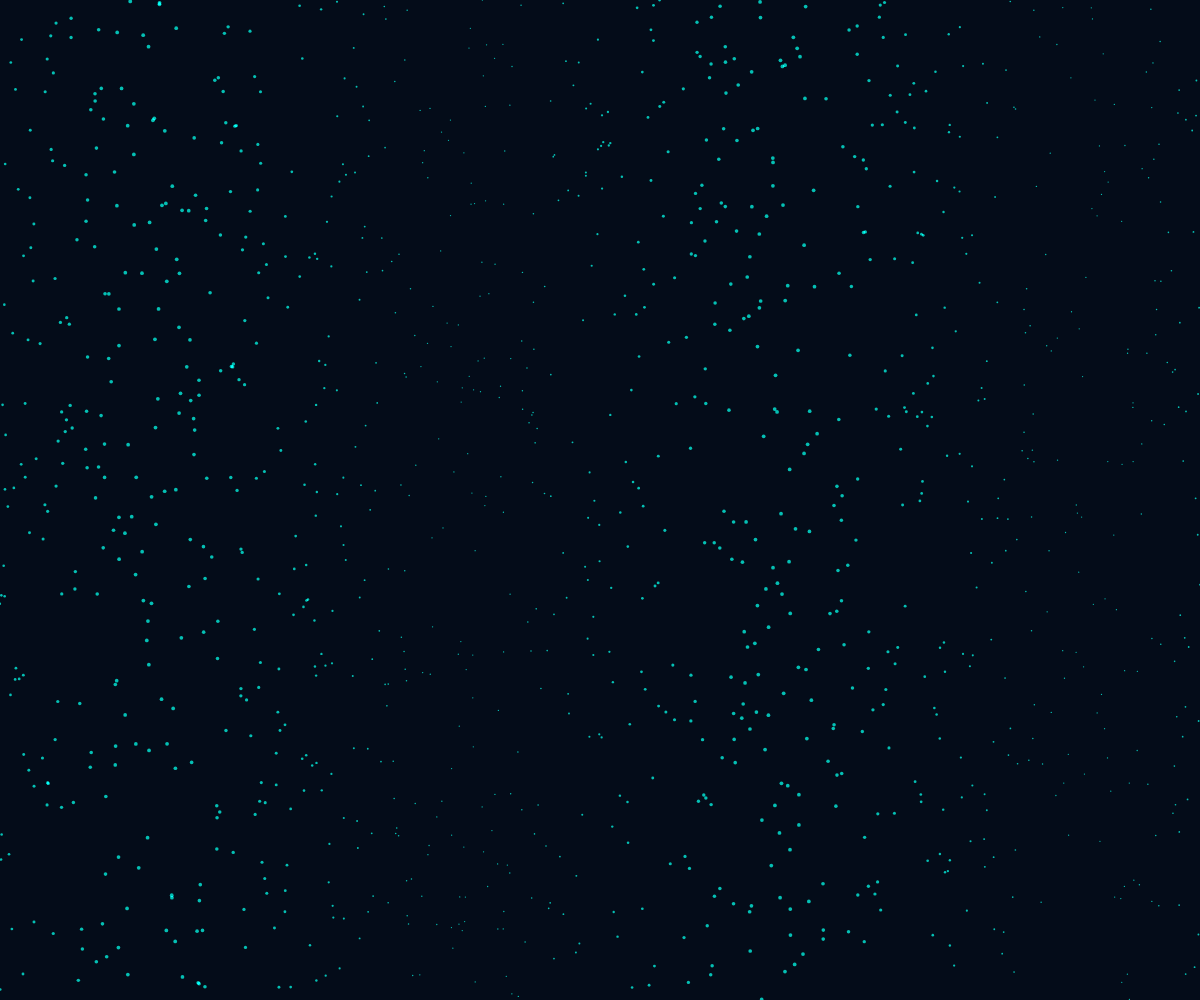
Frame 1 (no input)
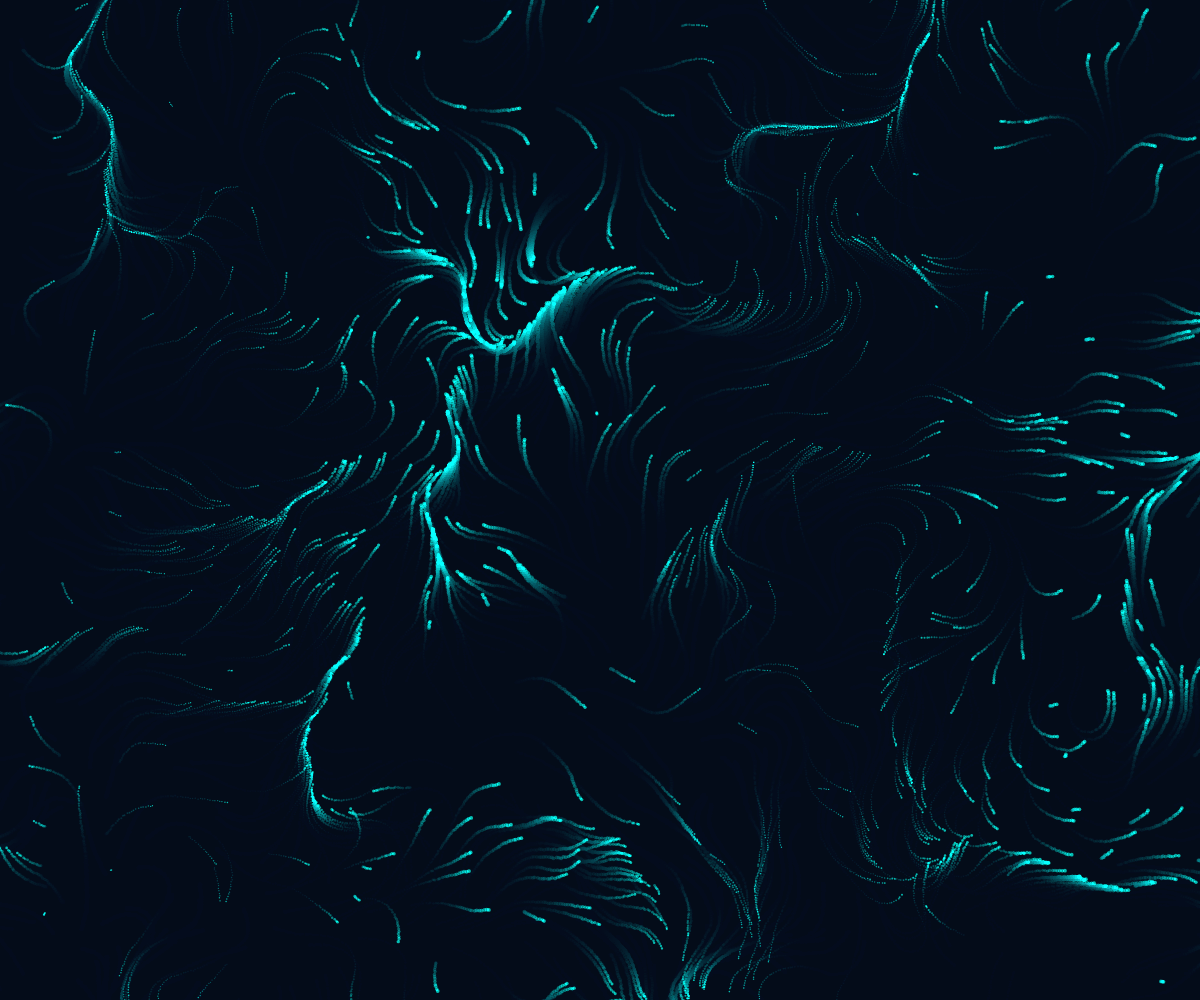
Frame 60 (no input)
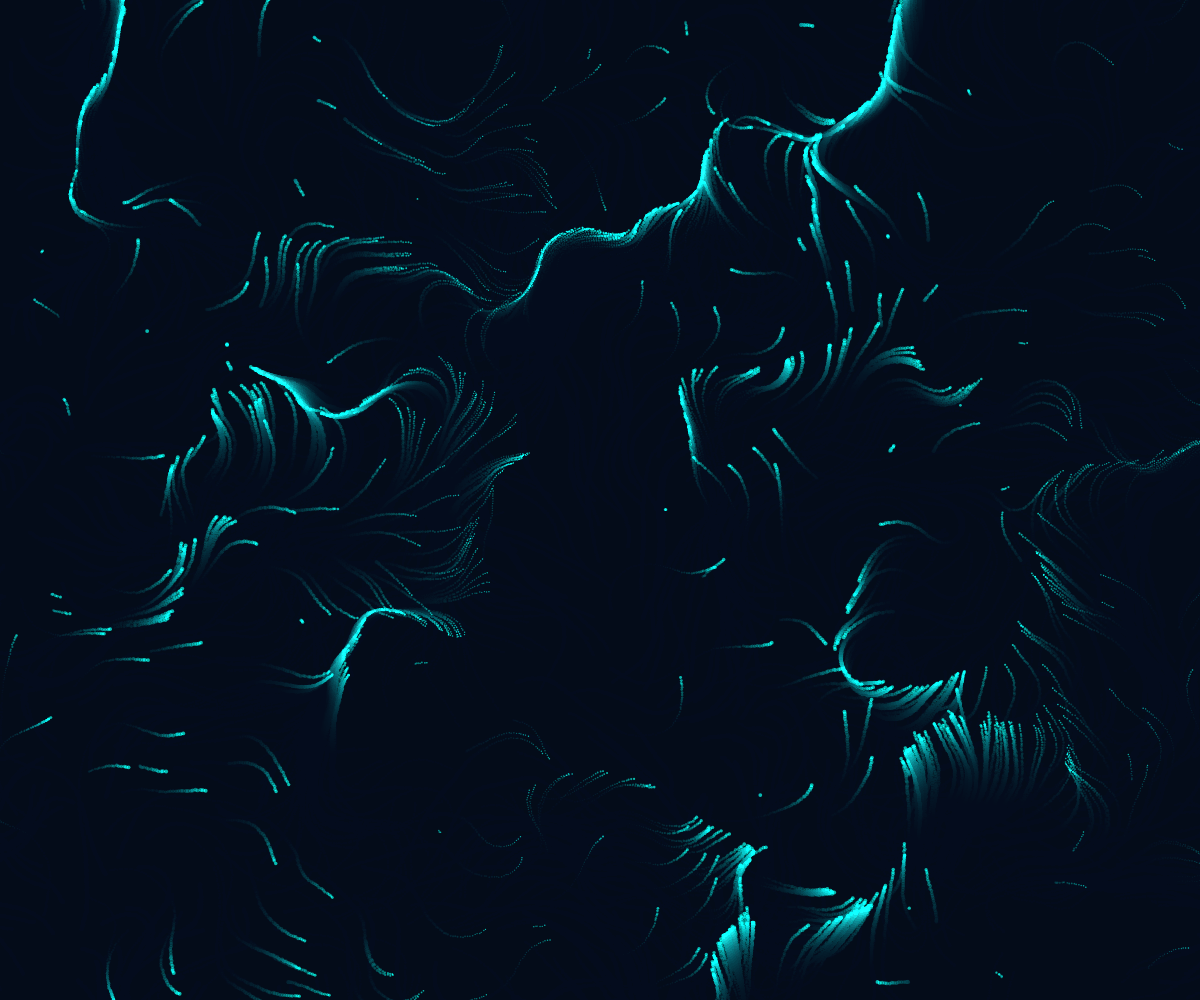
Frame 120 (the mouse pressed at the canvas centre since frame 60)

The p5.js sketch that drew these frames (run headless with seeded random() and noise() and a simulated clock; from frame 60 on, the mouse is pressed at the canvas centre):

// p5.js sketch
// ── sketch.js
let simulation;
let startTime;
let flowfield;
const MAX_PARTICLES = 1200; // Optimized count
const CYCLE_DURATION = 60; // 한 사이클 당 시간(초)

function setup() {
    createCanvas(windowWidth, windowHeight);
    colorMode(RGB, 255);
    background(5, 12, 25);

    simulation = new AgingSimulation(MAX_PARTICLES, width, height);
    flowfield = new FlowField();
    startTime = millis();
}

function draw() {
    // Trail effect
    blendMode(BLEND);
    fill(5, 12, 25, 30);
    noStroke();
    rect(0, 0, width, height);

    // Calculate Age Factor (0.0 to 1.0) based on time
    let elapsed = (millis() - startTime) / 1000;
    let t = (elapsed % CYCLE_DURATION) / CYCLE_DURATION;

    // Additive blending for glow
    blendMode(ADD);

    simulation.run(t, flowfield);

    // Optional: Debug info
    // blendMode(BLEND);
    // fill(255);
    // text("Age: " + nf(t, 1, 2), 10, 20);
}

function windowResized() {
    resizeCanvas(windowWidth, windowHeight);
    background(5, 12, 25);
    // Re-init simulation bounds if needed, or just let particles die off-screen
    simulation.bounds = { w: width, h: height };
}

// ── AgingSimulation.js
class AgingSimulation {
    constructor(maxParticles, width, height) {
        this.maxParticles = maxParticles;
        this.bounds = { w: width, h: height };
        this.particles = [];

        // Initial population
        for (let i = 0; i < this.maxParticles; i++) {
            this.particles.push(new Particle(this.bounds));
        }
    }

    run(ageFactor, flowfield) {
        // Update and draw existing particles
        for (let i = this.particles.length - 1; i >= 0; i--) {
            let p = this.particles[i];
            p.run(ageFactor, flowfield);

            if (p.isDead()) {
                this.particles.splice(i, 1);
            }
        }

        // Replenish particles if below max
        // Spawn new ones at random edges or random positions to maintain flow
        // To prevent "popping", maybe spawn them just outside screen flowing in?
        // For simplicity and requested "continuous play", spawning random is okay, 
        // but spawning at edges is better for "flow".
        // Let's spawn random for now as per user's snippet "init() -> random pos", 
        // but maybe we can optimize to spawn at edges if the flow is strong.
        // User snippet just does "random(minX, maxX)".

        while (this.particles.length < this.maxParticles) {
            let p = new Particle(this.bounds);
            // Optional: Reset position to be entering the screen? 
            // For now, just new Particle() which inits at random pos.
            this.particles.push(p);
        }
    }
}


// ── FlowField.js
class FlowField {
  constructor() {}

  lookup(pos, ageFactor) {
    let nScale = map(ageFactor, 0, 1, 0.005, 0.02);
    let time = frameCount * 0.005;
    let n = noise(pos.x * nScale, pos.y * nScale, time);
    let angle = n * TWO_PI * 2;

    let v = p5.Vector.fromAngle(angle);
    let strength = map(ageFactor, 0, 1, 0.5, 0.1);
    v.setMag(strength);
    return v;
  }
}
// ── Particle.js
class Particle {
  constructor(bounds) {
    this.bounds = bounds;
    this.init();
  }

  init() {
    this.pos = createVector(random(this.bounds.w), random(this.bounds.h));
    this.vel = createVector(0, 0);
    this.acc = createVector(0, 0);

    // 파티클 비주얼
    this.size = random(3, 6);
    this.alpha = 255;
    this.isDisruptor = false;
    this.dead = false;
  }

  run(ageFactor, flowfield) {
    this.update(ageFactor, flowfield);
    this.checkEdges();
    this.display(ageFactor);
  }

  update(ageFactor, flowfield) {
  if (this.isDisruptor) {
    this.applyDisruptorBehavior();
  } else {
    let flow = flowfield.lookup(this.pos, ageFactor);
    this.acc.add(flow);
  }

  // 움직임
  this.vel.add(this.acc);
  this.vel.limit(this.getMaxSpeed(ageFactor));
  this.pos.add(this.vel);
  this.acc.mult(0);
}

  getMaxSpeed(ageFactor) {
    // 나이가 어릴수록 빠르고, 늙을수록 느려짐
    let maxSpeed = map(ageFactor, 0, 1, 2.5, 1.0);

    // disruptor는 약간 다른 성질
    if (this.isDisruptor) {
     maxSpeed = 1.5;
    }

  return maxSpeed;
}

  applyNormalFlow(flowfield, ageFactor) {
    let flow = flowfield.lookup(this.pos, ageFactor);
    this.acc.add(flow);
  }

  applyDisruptorBehavior(flowfield, ageFactor) { //시간이 지날수록 플로우필드
    this.acc.add(random(-0.8, 0.8), random(-0.8, 0.8));
  }

  checkEdges() {
    // Destroy if out of bounds (user requested "destroy off-screen")
    if (this.pos.x < -50 || this.pos.x > this.bounds.w + 50 ||
      this.pos.y < -50 || this.pos.y > this.bounds.h + 50) {
      this.dead = true;
    }
  }

  isDead() {
    return this.dead;
  }

  display(ageFactor) {
    // Visual Properties
    let c;
    let currentSize = this.size;
    let currentAlpha = this.alpha;

    if (this.isDisruptor) {
      c = color(255, 160, 50); // Yellow-Orange
      currentAlpha = 200;
      currentSize = random(4, 8);
    } else {
      // Turquoise fading to greyish white
      let r = lerp(0, 150, ageFactor);
      let g = lerp(255, 180, ageFactor);
      let b = lerp(220, 200, ageFactor);
      c = color(r, g, b);

      // Blur increases with age (size up, alpha down)
      currentSize = map(ageFactor, 0, 1, 2.5, 6.0);
      currentAlpha = map(ageFactor, 0, 1, 180, 60);
    }

    // Pulse effect
    let pulse = sin(frameCount * 0.05 + this.pos.x * 0.01) * 0.5 + 1;
    let finalSize = currentSize * pulse;

    noStroke();

    if (this.isDisruptor) {
      fill(red(c), green(c), blue(c), currentAlpha);
      ellipse(this.pos.x, this.pos.y, finalSize);
      // Core
      fill(255, 255, 200, 200);
      ellipse(this.pos.x, this.pos.y, finalSize * 0.4);
    } else {
      fill(red(c), green(c), blue(c), currentAlpha);
      // Add hand-drawn jitter
      let jx = random(-0.5, 0.5);
      let jy = random(-0.5, 0.5);
      ellipse(this.pos.x + jx, this.pos.y + jy, finalSize);
    }
  }
}

// ── ParticleSystem.js
class ParticleSystem {
    constructor() {
        this.particles=[];
    }

    addParticle() {
      this.particles.push(new Particle);
    }

    run(flowfield) {
      for (let i = this.particles.length-1; i >= 0; i--) {
      let p = this.particles[i];
      p.follow(flowfield);     
      p.run();

      if (p.isDead()) {
      this.particles.splice(i, 1);
      }
    }       
    }
}
// ── style.css
html, body {
  margin: 0;
  padding: 0;
  align-content: center;
  text-align: center;
  color: #eee;
  background-color: #000;
}

canvas {
  display: block;
  margin-top: 30px;
  margin-left: auto;
  margin-right: auto;
}
